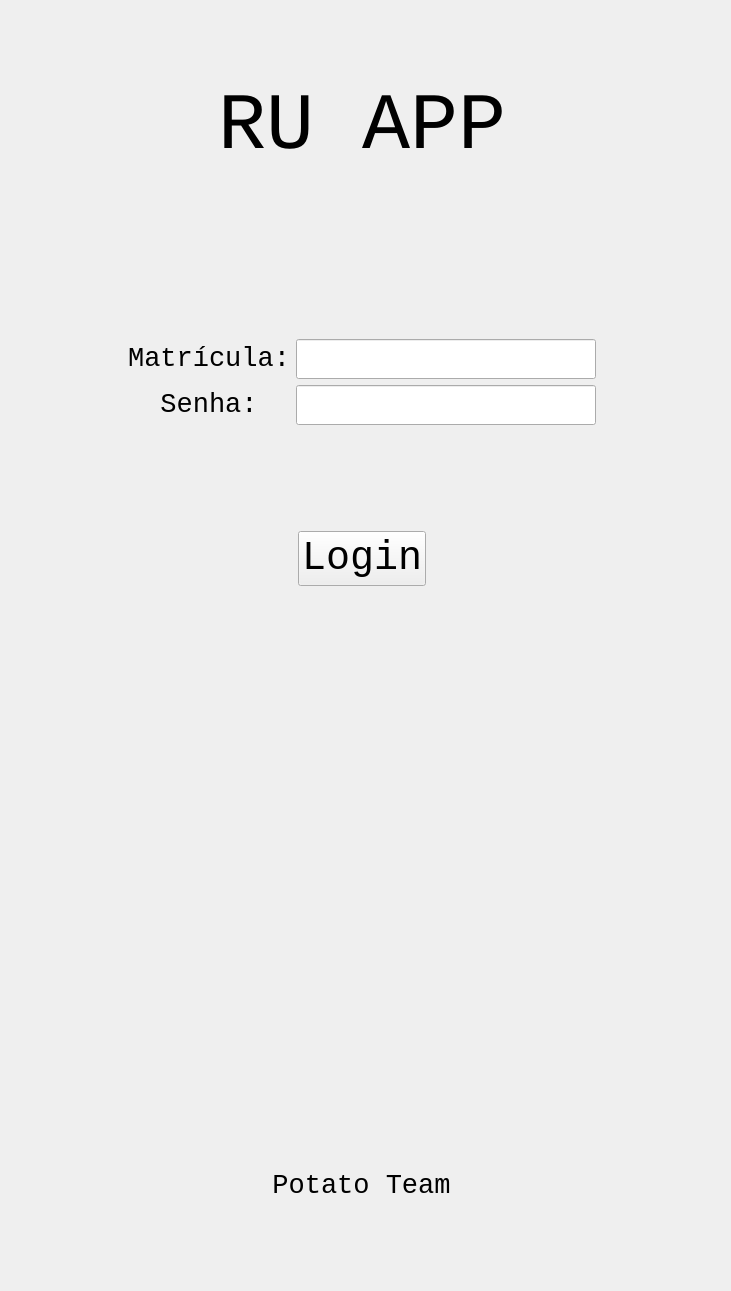
   <widget class="QWidget" name="login">
    <widget class="QWidget" name="layoutWidget">
     <property name="geometry">
      <rect>
       <x>1</x>
       <y>1</y>
       <width>721</width>
       <height>1281</height>
      </rect>
     </property>
     <layout class="QVBoxLayout" name="verticalLayout_7">
      <item>
       <spacer name="verticalSpacer">
        <property name="orientation">
         <enum>Qt::Vertical</enum>
        </property>
        <property name="sizeType">
         <enum>QSizePolicy::Fixed</enum>
        </property>
        <property name="sizeHint" stdset="0">
         <size>
          <width>20</width>
          <height>80</height>
         </size>
        </property>
       </spacer>
      </item>
      <item>
       <layout class="QHBoxLayout" name="horizontalLayout_2">
        <item>
         <spacer name="horizontalSpacer_3">
          <property name="orientation">
           <enum>Qt::Horizontal</enum>
          </property>
          <property name="sizeHint" stdset="0">
           <size>
            <width>40</width>
            <height>20</height>
           </size>
          </property>
         </spacer>
        </item>
        <item>
         <widget class="QLabel" name="labelRUAPP">
          <property name="font">
           <font>
            <family>Lucida Console</family>
            <pointsize>60</pointsize>
           </font>
          </property>
          <property name="text">
           <string>RU APP</string>
          </property>
          <property name="alignment">
           <set>Qt::AlignCenter</set>
          </property>
         </widget>
        </item>
        <item>
         <spacer name="horizontalSpacer_4">
          <property name="orientation">
           <enum>Qt::Horizontal</enum>
          </property>
          <property name="sizeHint" stdset="0">
           <size>
            <width>40</width>
            <height>20</height>
           </size>
          </property>
         </spacer>
        </item>
       </layout>
      </item>
      <item>
       <spacer name="verticalSpacer_2">
        <property name="orientation">
         <enum>Qt::Vertical</enum>
        </property>
        <property name="sizeType">
         <enum>QSizePolicy::Fixed</enum>
        </property>
        <property name="sizeHint" stdset="0">
         <size>
          <width>20</width>
          <height>160</height>
         </size>
        </property>
       </spacer>
      </item>
      <item>
       <layout class="QHBoxLayout" name="horizontalLayout">
        <item>
         <spacer name="horizontalSpacer_5">
          <property name="orientation">
           <enum>Qt::Horizontal</enum>
          </property>
          <property name="sizeHint" stdset="0">
           <size>
            <width>40</width>
            <height>20</height>
           </size>
          </property>
         </spacer>
        </item>
        <item>
         <layout class="QVBoxLayout" name="verticalLayout">
          <item>
           <widget class="QLabel" name="labelUser">
            <property name="font">
             <font>
              <family>Lucida Console</family>
              <pointsize>20</pointsize>
             </font>
            </property>
            <property name="text">
             <string>Matrícula:</string>
            </property>
            <property name="alignment">
             <set>Qt::AlignCenter</set>
            </property>
           </widget>
          </item>
          <item>
           <widget class="QLabel" name="labelPass">
            <property name="font">
             <font>
              <family>Lucida Console</family>
              <pointsize>20</pointsize>
             </font>
            </property>
            <property name="text">
             <string>Senha:</string>
            </property>
            <property name="alignment">
             <set>Qt::AlignCenter</set>
            </property>
           </widget>
          </item>
         </layout>
        </item>
        <item>
         <layout class="QVBoxLayout" name="verticalLayout_6">
          <item>
           <widget class="QLineEdit" name="lineEdit_login">
            <property name="sizePolicy">
             <sizepolicy hsizetype="Preferred" vsizetype="Fixed">
              <horstretch>0</horstretch>
              <verstretch>0</verstretch>
             </sizepolicy>
            </property>
            <property name="minimumSize">
             <size>
              <width>300</width>
              <height>0</height>
             </size>
            </property>
            <property name="maximumSize">
             <size>
              <width>300</width>
              <height>16777215</height>
             </size>
            </property>
            <property name="font">
             <font>
              <family>Lucida Console</family>
              <pointsize>20</pointsize>
             </font>
            </property>
           </widget>
          </item>
          <item>
           <widget class="QLineEdit" name="lineEdit_password">
            <property name="sizePolicy">
             <sizepolicy hsizetype="Preferred" vsizetype="Fixed">
              <horstretch>0</horstretch>
              <verstretch>0</verstretch>
             </sizepolicy>
            </property>
            <property name="minimumSize">
             <size>
              <width>300</width>
              <height>0</height>
             </size>
            </property>
            <property name="maximumSize">
             <size>
              <width>300</width>
              <height>16777215</height>
             </size>
            </property>
            <property name="font">
             <font>
              <family>Lucida Console</family>
              <pointsize>20</pointsize>
             </font>
            </property>
           </widget>
          </item>
         </layout>
        </item>
        <item>
         <spacer name="horizontalSpacer_6">
          <property name="orientation">
           <enum>Qt::Horizontal</enum>
          </property>
          <property name="sizeHint" stdset="0">
           <size>
            <width>40</width>
            <height>20</height>
           </size>
          </property>
         </spacer>
        </item>
       </layout>
      </item>
      <item>
       <spacer name="verticalSpacer_5">
        <property name="orientation">
         <enum>Qt::Vertical</enum>
        </property>
        <property name="sizeType">
         <enum>QSizePolicy::Fixed</enum>
        </property>
        <property name="sizeHint" stdset="0">
         <size>
          <width>20</width>
          <height>100</height>
         </size>
        </property>
       </spacer>
      </item>
      <item>
       <layout class="QHBoxLayout" name="horizontalLayout_6">
        <item>
         <spacer name="horizontalSpacer_12">
          <property name="orientation">
           <enum>Qt::Horizontal</enum>
          </property>
          <property name="sizeHint" stdset="0">
           <size>
            <width>40</width>
            <height>20</height>
           </size>
          </property>
         </spacer>
        </item>
        <item>
         <widget class="QPushButton" name="pushButtonLogin">
          <property name="font">
           <font>
            <family>Lucida Console</family>
            <pointsize>30</pointsize>
           </font>
          </property>
          <property name="text">
           <string>Login</string>
          </property>
         </widget>
        </item>
        <item>
         <spacer name="horizontalSpacer_11">
          <property name="orientation">
           <enum>Qt::Horizontal</enum>
          </property>
          <property name="sizeHint" stdset="0">
           <size>
            <width>40</width>
            <height>20</height>
           </size>
          </property>
         </spacer>
        </item>
       </layout>
      </item>
      <item>
       <spacer name="verticalSpacer_6">
        <property name="orientation">
         <enum>Qt::Vertical</enum>
        </property>
        <property name="sizeType">
         <enum>QSizePolicy::MinimumExpanding</enum>
        </property>
        <property name="sizeHint" stdset="0">
         <size>
          <width>20</width>
          <height>100</height>
         </size>
        </property>
       </spacer>
      </item>
      <item>
       <layout class="QHBoxLayout" name="horizontalLayout_5">
        <item>
         <spacer name="horizontalSpacer_9">
          <property name="orientation">
           <enum>Qt::Horizontal</enum>
          </property>
          <property name="sizeHint" stdset="0">
           <size>
            <width>40</width>
            <height>20</height>
           </size>
          </property>
         </spacer>
        </item>
        <item>
         <widget class="QLabel" name="labelPotatoTeam">
          <property name="font">
           <font>
            <family>Lucida Console</family>
            <pointsize>20</pointsize>
           </font>
          </property>
          <property name="text">
           <string>Potato Team</string>
          </property>
          <property name="alignment">
           <set>Qt::AlignCenter</set>
          </property>
         </widget>
        </item>
        <item>
         <spacer name="horizontalSpacer_10">
          <property name="orientation">
           <enum>Qt::Horizontal</enum>
          </property>
          <property name="sizeHint" stdset="0">
           <size>
            <width>40</width>
            <height>20</height>
           </size>
          </property>
         </spacer>
        </item>
       </layout>
      </item>
      <item>
       <spacer name="verticalSpacer_7">
        <property name="orientation">
         <enum>Qt::Vertical</enum>
        </property>
        <property name="sizeType">
         <enum>QSizePolicy::Fixed</enum>
        </property>
        <property name="sizeHint" stdset="0">
         <size>
          <width>20</width>
          <height>80</height>
         </size>
        </property>
       </spacer>
      </item>
     </layout>
    </widget>
   </widget>
